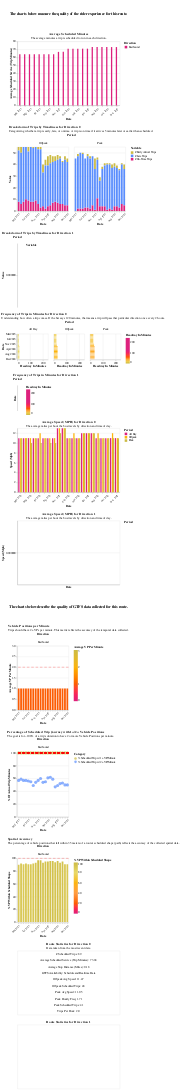

The notebook cell saved with this chart:
### Markdown cell above
## Detailed Route Overview

### Code cell
try:
    display(section2.filtered_route(sched_vp_df))
except:
    display(Markdown(f"""{organization_name} only has schedule data."""))

### Figure 1 — Vega-Lite specification as saved in the notebook (floating-point values rounded to 4 significant figures; data arrays with more than 128 entries replaced by an {"elided": "..."} marker saying what was removed)
{"config": {"view": {"continuousWidth": 300, "continuousHeight": 300}}, "vconcat": [{"data": {"name": "data-45dae5bfca95ef89d2a9fd149ccc533c"}, "mark": {"type": "text", "align": "center", "baseline": "middle", "fontSize": 14, "fontWeight": "bold", "text": "The charts below measure the quality of the rider experience for this route."}, "height": 100, "width": 400}, {"data": {"name": "data-10b952453af1633e66e62e929b80b332"}, "mark": {"type": "bar", "size": 5}, "encoding": {"color": {"field": "Direction", "scale": {"range": ["#dd217d", "#fcb40e", "#ccbb44", "#5b8efd"]}, "title": "Direction", "type": "nominal"}, "tooltip": [{"field": "Period", "type": "nominal"}, {"field": "Route", "type": "nominal"}, {"field": "Date", "type": "temporal"}, {"field": "Direction", "type": "nominal"}, {"field": "Direction", "type": "nominal"}, {"field": "Average Scheduled Service (trip minutes)", "type": "quantitative"}], "x": {"axis": {"format": "%b %Y", "labelAngle": -45}, "field": "Date", "timeUnit": "yearmonthdate", "title": ["Date"], "type": "ordinal"}, "xOffset": {"field": "Direction", "title": "Direction", "type": "nominal"}, "y": {"field": "Average Scheduled Service (trip minutes)", "title": "Average Scheduled Service (Trip Minutes)", "type": "quantitative"}}, "height": 250, "name": "view_11", "title": {"text": ["Average Scheduled Minutes"], "subtitle": ["The average minutes a trip is scheduled to run in each direction."]}, "transform": [{"filter": {"param": "param_4"}}], "width": 400}, {"data": {"name": "data-67de991d413dd5b6a05bf3e141b83a79"}, "facet": {"column": {"field": "Period", "type": "nominal"}}, "spec": {"mark": {"type": "bar", "clip": true, "size": 7}, "encoding": {"color": {"field": "variable", "scale": {"range": ["#ccbb44", "#5b8efd", "#dd217d"]}, "title": "Variable", "type": "nominal"}, "tooltip": [{"field": "Period", "type": "nominal"}, {"field": "Route", "type": "nominal"}, {"field": "Date", "type": "temporal"}, {"field": "Direction", "type": "nominal"}, {"field": "value", "type": "quantitative"}, {"field": "variable", "type": "nominal"}], "x": {"axis": {"format": "%b %Y", "labelAngle": -45}, "field": "Date", "timeUnit": "yearmonthdate", "title": ["Date"], "type": "ordinal"}, "y": {"field": "value", "scale": {"domain": [0, 55]}, "title": "Value", "type": "quantitative"}}, "height": 250, "name": "view_4", "width": 200}, "title": {"text": "Breakdown of Trips by Timeliness for Direction 0", "subtitle": "Categorizing whether a trip is early, late, or ontime. A trip is on time if it arrives 5 minutes later or earlier than scheduled."}, "transform": [{"filter": {"param": "param_4"}}]}, {"data": {"name": "data-4f53cda18c2baa0c0354bb5f9a3ecbe5"}, "facet": {"column": {"field": "Period", "type": "nominal"}}, "spec": {"mark": {"type": "bar", "clip": true, "size": 7}, "encoding": {"color": {"field": "variable", "scale": {"range": ["#ccbb44", "#5b8efd", "#dd217d"]}, "title": "Variable", "type": "nominal"}, "tooltip": [{"field": "Period", "type": "nominal"}, {"field": "Route", "type": "nominal"}, {"field": "Date", "type": "temporal"}, {"field": "Direction", "type": "nominal"}, {"field": "value", "type": "quantitative"}, {"field": "variable", "type": "nominal"}], "x": {"axis": {"format": "%b %Y", "labelAngle": -45}, "field": "Date", "timeUnit": "yearmonthdate", "title": ["Date"], "type": "ordinal"}, "y": {"field": "value", "scale": {"domain": [0, NaN]}, "title": "Value", "type": "quantitative"}}, "height": 250, "name": "view_5", "width": 200}, "title": {"text": "Breakdown of Trips by Timeliness for Direction 1", "subtitle": ""}, "transform": [{"filter": {"param": "param_4"}}]}, {"data": {"name": "data-4811960ea6912c426a8e7a685e3b3cb8"}, "facet": {"column": {"field": "Period", "type": "nominal"}}, "spec": {"mark": {"type": "bar", "clip": true, "size": 3}, "encoding": {"color": {"field": "headway_in_minutes", "scale": {"domain": [0, 15, 30, 45, 60, 120, 180, 240], "range": ["#ccbb44", "#e9d868", "#fcb40e", "#ff9c42", "#fc5c04", "#dd217d", "#dd217d", "#dd217d"]}, "title": "Headway In Minutes", "type": "quantitative"}, "tooltip": [{"field": "Date", "type": "temporal"}, {"field": "Route", "type": "nominal"}, {"field": "Headway in Minutes", "type": "nominal"}, {"field": "Period", "type": "nominal"}, {"field": "Direction", "type": "nominal"}], "x": {"field": "headway_in_minutes", "scale": {"domain": [0, 240]}, "title": "Headway In Minutes", "type": "quantitative"}, "y": {"axis": {"format": "%b %Y"}, "field": "Date", "timeUnit": "yearmonthdate", "title": ["Date"], "type": "ordinal"}}, "height": 100, "name": "view_6", "width": 120}, "title": {"text": "Frequency of Trips in Minutes for Direction 0", "subtitle": "Understanding how often a trip comes. If the bar says 120 minutes, that means a trip will pass that particular direction once every 2 hours."}, "transform": [{"filter": {"param": "param_4"}}]}, {"data": {"name": "data-4f53cda18c2baa0c0354bb5f9a3ecbe5"}, "facet": {"column": {"field": "Period", "type": "nominal"}}, "spec": {"mark": {"type": "bar", "clip": true, "size": 3}, "encoding": {"color": {"field": "headway_in_minutes", "scale": {"domain": [0, 15, 30, 45, 60, 120, 180, 240], "range": ["#ccbb44", "#e9d868", "#fcb40e", "#ff9c42", "#fc5c04", "#dd217d", "#dd217d", "#dd217d"]}, "title": "Headway In Minutes", "type": "quantitative"}, "tooltip": [{"field": "Date", "type": "temporal"}, {"field": "Route", "type": "nominal"}, {"field": "Headway in Minutes", "type": "nominal"}, {"field": "Period", "type": "nominal"}, {"field": "Direction", "type": "nominal"}], "x": {"field": "headway_in_minutes", "scale": {"domain": [0, 240]}, "title": "Headway In Minutes", "type": "quantitative"}, "y": {"axis": {"format": "%b %Y"}, "field": "Date", "timeUnit": "yearmonthdate", "title": ["Date"], "type": "ordinal"}}, "height": 100, "name": "view_7", "width": 120}, "title": {"text": "Frequency of Trips in Minutes for Direction 1", "subtitle": ""}, "transform": [{"filter": {"param": "param_4"}}]}, {"data": {"name": "data-5430719adbd4a5b848b050a321e4083a"}, "mark": {"type": "bar", "size": 5}, "encoding": {"color": {"field": "Period", "scale": {"range": ["#dd217d", "#fcb40e", "#ccbb44", "#5b8efd"]}, "title": "Period", "type": "nominal"}, "tooltip": [{"field": "Period", "type": "nominal"}, {"field": "Route", "type": "nominal"}, {"field": "Date", "type": "temporal"}, {"field": "Direction", "type": "nominal"}, {"field": "Period", "type": "nominal"}, {"field": "Speed (MPH)", "type": "quantitative"}], "x": {"axis": {"format": "%b %Y", "labelAngle": -45}, "field": "Date", "timeUnit": "yearmonthdate", "title": ["Date"], "type": "ordinal"}, "xOffset": {"field": "Period", "title": "Period", "type": "nominal"}, "y": {"field": "Speed (MPH)", "title": "Speed (Mph)", "type": "quantitative"}}, "height": 250, "name": "view_12", "title": {"text": ["Average Speed (MPH) for Direction 0"], "subtitle": ["The average miles per hour the bus travels by direction and time of day."]}, "transform": [{"filter": {"param": "param_4"}}], "width": 400}, {"data": {"name": "data-4f53cda18c2baa0c0354bb5f9a3ecbe5"}, "mark": {"type": "bar", "size": 5}, "encoding": {"color": {"field": "Period", "scale": {"range": ["#dd217d", "#fcb40e", "#ccbb44", "#5b8efd"]}, "title": "Period", "type": "nominal"}, "tooltip": [{"field": "Period", "type": "nominal"}, {"field": "Route", "type": "nominal"}, {"field": "Date", "type": "temporal"}, {"field": "Direction", "type": "nominal"}, {"field": "Period", "type": "nominal"}, {"field": "Speed (MPH)", "type": "quantitative"}], "x": {"axis": {"format": "%b %Y", "labelAngle": -45}, "field": "Date", "timeUnit": "yearmonthdate", "title": ["Date"], "type": "ordinal"}, "xOffset": {"field": "Period", "title": "Period", "type": "nominal"}, "y": {"field": "Speed (MPH)", "title": "Speed (Mph)", "type": "quantitative"}}, "height": 250, "name": "view_13", "title": {"text": ["Average Speed (MPH) for Direction 1"], "subtitle": ["The average miles per hour the bus travels by direction and time of day."]}, "transform": [{"filter": {"param": "param_4"}}], "width": 400}, {"data": {"name": "data-45dae5bfca95ef89d2a9fd149ccc533c"}, "mark": {"type": "text", "align": "center", "baseline": "middle", "fontSize": 14, "fontWeight": "bold", "text": "The charts below describe the quality of GTFS data collected for this route."}, "height": 100, "width": 400}, {"data": {"name": "data-10b952453af1633e66e62e929b80b332"}, "facet": {"column": {"field": "Direction", "type": "nominal"}}, "spec": {"layer": [{"mark": {"type": "bar", "clip": true, "size": 7}, "encoding": {"color": {"field": "Average VP per Minute", "scale": {"domain": [0, 1, 2, 3], "range": ["#dd217d", "#fc5c04", "#fcb40e", "#ccbb44"]}, "title": "Average VP Per Minute", "type": "quantitative"}, "tooltip": [{"field": "Period", "type": "nominal"}, {"field": "Route", "type": "nominal"}, {"field": "Date", "type": "temporal"}, {"field": "Direction", "type": "nominal"}, {"field": "Average VP per Minute", "type": "quantitative"}], "x": {"axis": {"format": "%b %Y", "labelAngle": -45}, "field": "Date", "timeUnit": "yearmonthdate", "title": ["Date"], "type": "ordinal"}, "y": {"field": "Average VP per Minute", "scale": {"domain": [0, 3]}, "title": "Average VP Per Minute", "type": "quantitative"}}, "name": "view_8"}, {"mark": {"type": "rule", "color": "red", "strokeDash": [10, 7]}, "encoding": {"y": {"aggregate": "mean", "field": "ruler_for_vp_per_min", "type": "quantitative"}}}], "height": 250, "width": 200}, "title": {"text": "Vehicle Positions per Minute", "subtitle": ["Trips should have 2+ VPs per minute. This metric reflects the accuracy of the temporal data collected."]}, "transform": [{"filter": {"param": "param_4"}}]}, {"data": {"name": "data-73cfdfa44913bf1aad5b4f1929367683"}, "facet": {"column": {"field": "Direction", "title": "Direction", "type": "nominal"}}, "spec": {"layer": [{"mark": {"type": "circle", "size": 150}, "encoding": {"color": {"field": "Category", "scale": {"range": ["#ccbb44", "#5b8efd", "#dd217d"]}, "title": "Category", "type": "nominal"}, "tooltip": [{"field": "Period", "type": "nominal"}, {"field": "Route", "type": "nominal"}, {"field": "Date", "type": "temporal"}, {"field": "Direction", "type": "nominal"}, {"field": "% of Actual Trip Minutes_str", "type": "nominal"}, {"field": "Category", "type": "nominal"}], "x": {"axis": {"format": "%b %Y", "labelAngle": -45}, "field": "Date", "timeUnit": "yearmonthdate", "title": "Date", "type": "ordinal"}, "y": {"field": "% of Actual Trip Minutes", "scale": {"domain": [0, 100]}, "title": "% Of Actual Trip Minutes", "type": "quantitative"}}, "name": "view_9"}, {"mark": {"type": "rule", "color": "red", "strokeDash": [10, 7]}, "encoding": {"y": {"field": "ruler_100_pct", "type": "quantitative"}}}], "height": 250, "width": 200}, "title": {"text": ["Percentage of Scheduled Trip Journey with 1+/2+ Vehicle Positions"], "subtitle": ["The goal is for ~100% of a trip's duration to have 2 or more Vehicle Positions per minute."]}, "transform": [{"filter": {"param": "param_4"}}]}, {"data": {"name": "data-10b952453af1633e66e62e929b80b332"}, "facet": {"column": {"field": "Direction", "type": "nominal"}}, "spec": {"layer": [{"mark": {"type": "bar", "clip": true, "size": 7}, "encoding": {"color": {"field": "% VP within Scheduled Shape", "scale": {"domain": [0, 20, 40, 60, 80, 100], "range": ["#dd217d", "#fc5c04", "#ff9c42", "#fcb40e", "#e9d868", "#ccbb44"]}, "title": "% VP Within Scheduled Shape", "type": "quantitative"}, "tooltip": [{"field": "Period", "type": "nominal"}, {"field": "Route", "type": "nominal"}, {"field": "Date", "type": "temporal"}, {"field": "Direction", "type": "nominal"}, {"field": "% VP within Scheduled Shape", "type": "quantitative"}], "x": {"axis": {"format": "%b %Y", "labelAngle": -45}, "field": "Date", "timeUnit": "yearmonthdate", "title": ["Date"], "type": "ordinal"}, "y": {"field": "% VP within Scheduled Shape", "scale": {"domain": [0, 100]}, "title": "% VP Within Scheduled Shape", "type": "quantitative"}}, "name": "view_10"}, {"mark": {"type": "rule", "color": "red", "strokeDash": [10, 7]}, "encoding": {"y": {"aggregate": "mean", "field": "ruler_100_pct", "type": "quantitative"}}}], "height": 250, "width": 200}, "title": {"text": "Spatial Accuracy", "subtitle": ["The percentage of vehicle positions that fall within 35 meters of a route's scheduled shape (path) reflects the accuracy of the collected spatial data."]}, "transform": [{"filter": {"param": "param_4"}}]}, {"data": {"name": "data-f3fe7c59b64618d14232a3899848aa9d"}, "mark": {"type": "text"}, "encoding": {"text": {"field": "combo_col", "type": "nominal"}, "x": {"axis": null, "field": "Zero", "type": "quantitative"}, "y": {"axis": null, "field": "combo_col", "type": "nominal"}}, "height": 250, "name": "view_14", "title": {"text": "Route Statistics for Direction 0", "subtitle": "Data taken from the most recent date."}, "transform": [{"filter": {"param": "param_4"}}], "width": 400}, {"data": {"name": "data-4f53cda18c2baa0c0354bb5f9a3ecbe5"}, "mark": {"type": "text"}, "encoding": {"text": {"field": "combo_col", "type": "nominal"}, "x": {"axis": null, "field": "Zero", "type": "quantitative"}, "y": {"axis": null, "field": "combo_col", "type": "nominal"}}, "height": 250, "name": "view_15", "title": {"text": "Route Statistics for Direction 1", "subtitle": ""}, "transform": [{"filter": {"param": "param_4"}}], "width": 400}], "params": [{"name": "param_4", "select": {"type": "point", "fields": ["Route"]}, "bind": {"input": "select", "options": [" 10 Whittier Blvd", " 20 San Gabriel", " 30 Garfield Ave", " 40 Beverly Blvd", " 50 Washington Blvd", " 60 Passons Blvd", " 70 Wilcox Ave", " 90 MBL Express"], "name": "Routes: "}, "value": " 10 Whittier Blvd", "views": ["view_11", "view_4", "view_5", "view_6", "view_7", "view_12", "view_13", "view_8", "view_9", "view_10", "view_14", "view_15"]}], "$schema": "https://vega.github.io/schema/vega-lite/v5.17.0.json", "datasets": {"data-45dae5bfca95ef89d2a9fd149ccc533c": [{"schedule_gtfs_dataset_key": "84d3c3507a4c8df851d935b63908bbd5", "dir_0_1": 0.0, "Period": "all_day", "Average Scheduled Service (trip minutes)": 64.62, "Average Stop Distance (miles)": 0.18, "# scheduled trips": 124, "Trips per Hour": 5.17, "is_express": null, "is_rapid": null, "is_rail": null, "is_coverage": null, "is_downtown_local": null, "is_local": null, "Date": "2023-03-15T00:00:00", "Route typology": "downtown_local", "# Minutes with 1+ VP per Minute": 8009, "# Minutes with 2+ VP per Minute": 3949, "Aggregate Actual Service Minutes": 8167.0, "Aggregate Scheduled Service Minutes (all trips)": 6804.0, "# VP": 12304, "# VP within Scheduled Shape": 11088, "# Early Arrival Trips": 7, "# On-Time Trips": 8, "# Late Trips": 89, "# Trips with VP": 104, "Average VP per Minute": 1.51, "% VP within Scheduled Shape": 90.0, "pct_rt_journey_atleast1_vp": 98.0, "pct_rt_journey_atleast2_vp": 48.0, "% Scheduled Trip w/ 1+ VP/Minute": 100.0, "% Scheduled Trip w/ 2+ VP/Minute": 58.0, "Realtime versus Scheduled Service Ratio": 1.2, "Average Actual Service (Trip Minutes)": 78.53, "schedule_source_record_id_x": "rechdEqQZPbtkQguY", "GTFS Availability": "schedule_and_vp", "Speed (MPH)": 11.63, "Transit Operator": "Montebello Schedule", "route_long_name": "10 Whittier Blvd", "route_short_name": "", "Route": " 10 Whittier Blvd", "Route ID": "10", "schedule_source_record_id_y": "rechdEqQZPbtkQguY", "Base64 Encoded Feed URL": "aHR0cHM6Ly9tYmwucmlkZXJhbGVydHMuY29tL2luZm9wb2ludC9ndGZzLXppcC5hc2h4", "Organization ID": "recohwwty1Jn4lnsb", "Organization": "City of Montebello", "District": "07 - Los Angeles", "Direction": "Eastbound", "ruler_100_pct": 100, "ruler_for_vp_per_min": 2, "headway_in_minutes": 11.61}], "data-10b952453af1633e66e62e929b80b332": {"elided": "168 records"}, "data-67de991d413dd5b6a05bf3e141b83a79": {"elided": "1008 records"}, "data-4f53cda18c2baa0c0354bb5f9a3ecbe5": [], "data-4811960ea6912c426a8e7a685e3b3cb8": {"elided": "504 records"}, "data-5430719adbd4a5b848b050a321e4083a": {"elided": "504 records"}, "data-73cfdfa44913bf1aad5b4f1929367683": {"elided": "336 records"}, "data-f3fe7c59b64618d14232a3899848aa9d": [{"Route": " 10 Whittier Blvd", "Direction": "Eastbound", "variable": "Average Scheduled Service (Trip Minutes)", "value": 73.94, "Zero": 0, "combo_col": "Average Scheduled Service (Trip Minutes): 73.94"}, {"Route": " 20 San Gabriel", "Direction": "Northbound", "variable": "Average Scheduled Service (Trip Minutes)", "value": 60.89, "Zero": 0, "combo_col": "Average Scheduled Service (Trip Minutes): 60.89"}, {"Route": " 30 Garfield Ave", "Direction": "Northbound", "variable": "Average Scheduled Service (Trip Minutes)", "value": 55.23, "Zero": 0, "combo_col": "Average Scheduled Service (Trip Minutes): 55.23"}, {"Route": " 40 Beverly Blvd", "Direction": "Eastbound", "variable": "Average Scheduled Service (Trip Minutes)", "value": 66.29, "Zero": 0, "combo_col": "Average Scheduled Service (Trip Minutes): 66.29"}, {"Route": " 50 Washington Blvd", "Direction": "Westbound", "variable": "Average Scheduled Service (Trip Minutes)", "value": 107.3, "Zero": 0, "combo_col": "Average Scheduled Service (Trip Minutes): 107.33"}, {"Route": " 60 Passons Blvd", "Direction": "Northbound", "variable": "Average Scheduled Service (Trip Minutes)", "value": 31.92, "Zero": 0, "combo_col": "Average Scheduled Service (Trip Minutes): 31.92"}, {"Route": " 70 Wilcox Ave", "Direction": "Southbound", "variable": "Average Scheduled Service (Trip Minutes)", "value": 37.95, "Zero": 0, "combo_col": "Average Scheduled Service (Trip Minutes): 37.95"}, {"Route": " 90 MBL Express", "Direction": "Westbound", "variable": "Average Scheduled Service (Trip Minutes)", "value": 45.44, "Zero": 0, "combo_col": "Average Scheduled Service (Trip Minutes): 45.44"}, {"Route": " 10 Whittier Blvd", "Direction": "Eastbound", "variable": "Average Stop Distance (Miles)", "value": 0.18, "Zero": 0, "combo_col": "Average Stop Distance (Miles): 0.18"}, {"Route": " 20 San Gabriel", "Direction": "Northbound", "variable": "Average Stop Distance (Miles)", "value": 0.18, "Zero": 0, "combo_col": "Average Stop Distance (Miles): 0.18"}, {"Route": " 30 Garfield Ave", "Direction": "Northbound", "variable": "Average Stop Distance (Miles)", "value": 0.19, "Zero": 0, "combo_col": "Average Stop Distance (Miles): 0.19"}, {"Route": " 40 Beverly Blvd", "Direction": "Eastbound", "variable": "Average Stop Distance (Miles)", "value": 0.17, "Zero": 0, "combo_col": "Average Stop Distance (Miles): 0.17"}, {"Route": " 50 Washington Blvd", "Direction": "Westbound", "variable": "Average Stop Distance (Miles)", "value": 0.21, "Zero": 0, "combo_col": "Average Stop Distance (Miles): 0.21"}, {"Route": " 60 Passons Blvd", "Direction": "Northbound", "variable": "Average Stop Distance (Miles)", "value": 0.19, "Zero": 0, "combo_col": "Average Stop Distance (Miles): 0.19"}, {"Route": " 70 Wilcox Ave", "Direction": "Southbound", "variable": "Average Stop Distance (Miles)", "value": 0.23, "Zero": 0, "combo_col": "Average Stop Distance (Miles): 0.23"}, {"Route": " 90 MBL Express", "Direction": "Westbound", "variable": "Average Stop Distance (Miles)", "value": 0.25, "Zero": 0, "combo_col": "Average Stop Distance (Miles): 0.25"}, {"Route": " 10 Whittier Blvd", "Direction": "Eastbound", "variable": "# Scheduled Trips", "value": 89, "Zero": 0, "combo_col": "# Scheduled Trips: 89"}, {"Route": " 20 San Gabriel", "Direction": "Northbound", "variable": "# Scheduled Trips", "value": 46, "Zero": 0, "combo_col": "# Scheduled Trips: 46"}, {"Route": " 30 Garfield Ave", "Direction": "Northbound", "variable": "# Scheduled Trips", "value": 39, "Zero": 0, "combo_col": "# Scheduled Trips: 39"}, {"Route": " 40 Beverly Blvd", "Direction": "Eastbound", "variable": "# Scheduled Trips", "value": 83, "Zero": 0, "combo_col": "# Scheduled Trips: 83"}, {"Route": " 50 Washington Blvd", "Direction": "Westbound", "variable": "# Scheduled Trips", "value": 49, "Zero": 0, "combo_col": "# Scheduled Trips: 49"}, {"Route": " 60 Passons Blvd", "Direction": "Northbound", "variable": "# Scheduled Trips", "value": 12, "Zero": 0, "combo_col": "# Scheduled Trips: 12"}, {"Route": " 70 Wilcox Ave", "Direction": "Southbound", "variable": "# Scheduled Trips", "value": 20, "Zero": 0, "combo_col": "# Scheduled Trips: 20"}, {"Route": " 90 MBL Express", "Direction": "Westbound", "variable": "# Scheduled Trips", "value": 9, "Zero": 0, "combo_col": "# Scheduled Trips: 9"}, {"Route": " 10 Whittier Blvd", "Direction": "Eastbound", "variable": "Gtfs Availability", "value": "schedule_and_vp", "Zero": 0, "combo_col": "GTFS Availability: Schedule and Realtime Data"}, {"Route": " 20 San Gabriel", "Direction": "Northbound", "variable": "Gtfs Availability", "value": "schedule_and_vp", "Zero": 0, "combo_col": "GTFS Availability: Schedule and Realtime Data"}, {"Route": " 30 Garfield Ave", "Direction": "Northbound", "variable": "Gtfs Availability", "value": "schedule_and_vp", "Zero": 0, "combo_col": "GTFS Availability: Schedule and Realtime Data"}, {"Route": " 40 Beverly Blvd", "Direction": "Eastbound", "variable": "Gtfs Availability", "value": "schedule_and_vp", "Zero": 0, "combo_col": "GTFS Availability: Schedule and Realtime Data"}, {"Route": " 50 Washington Blvd", "Direction": "Westbound", "variable": "Gtfs Availability", "value": "schedule_and_vp", "Zero": 0, "combo_col": "GTFS Availability: Schedule and Realtime Data"}, {"Route": " 60 Passons Blvd", "Direction": "Northbound", "variable": "Gtfs Availability", "value": "schedule_and_vp", "Zero": 0, "combo_col": "GTFS Availability: Schedule and Realtime Data"}, {"Route": " 70 Wilcox Ave", "Direction": "Southbound", "variable": "Gtfs Availability", "value": "schedule_and_vp", "Zero": 0, "combo_col": "GTFS Availability: Schedule and Realtime Data"}, {"Route": " 90 MBL Express", "Direction": "Westbound", "variable": "Gtfs Availability", "value": "schedule_and_vp", "Zero": 0, "combo_col": "GTFS Availability: Schedule and Realtime Data"}, {"Route": " 10 Whittier Blvd", "Direction": "Eastbound", "variable": "Peak Avg Speed", "value": 11.05, "Zero": 0, "combo_col": "Peak Avg Speed: 11.05"}, {"Route": " 20 San Gabriel", "Direction": "Northbound", "variable": "Peak Avg Speed", "value": 13.42, "Zero": 0, "combo_col": "Peak Avg Speed: 13.42"}, {"Route": " 30 Garfield Ave", "Direction": "Northbound", "variable": "Peak Avg Speed", "value": 11.48, "Zero": 0, "combo_col": "Peak Avg Speed: 11.48"}, {"Route": " 40 Beverly Blvd", "Direction": "Eastbound", "variable": "Peak Avg Speed", "value": 10.75, "Zero": 0, "combo_col": "Peak Avg Speed: 10.75"}, {"Route": " 50 Washington Blvd", "Direction": "Westbound", "variable": "Peak Avg Speed", "value": 12.28, "Zero": 0, "combo_col": "Peak Avg Speed: 12.28"}, {"Route": " 60 Passons Blvd", "Direction": "Northbound", "variable": "Peak Avg Speed", "value": 7.55, "Zero": 0, "combo_col": "Peak Avg Speed: 7.55"}, {"Route": " 70 Wilcox Ave", "Direction": "Southbound", "variable": "Peak Avg Speed", "value": 10.56, "Zero": 0, "combo_col": "Peak Avg Speed: 10.56"}, {"Route": " 90 MBL Express", "Direction": "Westbound", "variable": "Peak Avg Speed", "value": 16.29, "Zero": 0, "combo_col": "Peak Avg Speed: 16.29"}, {"Route": " 10 Whittier Blvd", "Direction": "Eastbound", "variable": "Peak Scheduled Trips", "value": 41, "Zero": 0, "combo_col": "Peak Scheduled Trips: 41"}, {"Route": " 20 San Gabriel", "Direction": "Northbound", "variable": "Peak Scheduled Trips", "value": 22, "Zero": 0, "combo_col": "Peak Scheduled Trips: 22"}, {"Route": " 30 Garfield Ave", "Direction": "Northbound", "variable": "Peak Scheduled Trips", "value": 16, "Zero": 0, "combo_col": "Peak Scheduled Trips: 16"}, {"Route": " 40 Beverly Blvd", "Direction": "Eastbound", "variable": "Peak Scheduled Trips", "value": 38, "Zero": 0, "combo_col": "Peak Scheduled Trips: 38"}, {"Route": " 50 Washington Blvd", "Direction": "Westbound", "variable": "Peak Scheduled Trips", "value": 21, "Zero": 0, "combo_col": "Peak Scheduled Trips: 21"}, {"Route": " 60 Passons Blvd", "Direction": "Northbound", "variable": "Peak Scheduled Trips", "value": 5, "Zero": 0, "combo_col": "Peak Scheduled Trips: 5"}, {"Route": " 70 Wilcox Ave", "Direction": "Southbound", "variable": "Peak Scheduled Trips", "value": 10, "Zero": 0, "combo_col": "Peak Scheduled Trips: 10"}, {"Route": " 90 MBL Express", "Direction": "Westbound", "variable": "Peak Scheduled Trips", "value": 6, "Zero": 0, "combo_col": "Peak Scheduled Trips: 6"}, {"Route": " 10 Whittier Blvd", "Direction": "Eastbound", "variable": "Peak Hourly Freq", "value": 1.71, "Zero": 0, "combo_col": "Peak Hourly Freq: 1.71"}, {"Route": " 20 San Gabriel", "Direction": "Northbound", "variable": "Peak Hourly Freq", "value": 0.92, "Zero": 0, "combo_col": "Peak Hourly Freq: 0.92"}, {"Route": " 30 Garfield Ave", "Direction": "Northbound", "variable": "Peak Hourly Freq", "value": 0.67, "Zero": 0, "combo_col": "Peak Hourly Freq: 0.67"}, {"Route": " 40 Beverly Blvd", "Direction": "Eastbound", "variable": "Peak Hourly Freq", "value": 1.58, "Zero": 0, "combo_col": "Peak Hourly Freq: 1.58"}, {"Route": " 50 Washington Blvd", "Direction": "Westbound", "variable": "Peak Hourly Freq", "value": 0.88, "Zero": 0, "combo_col": "Peak Hourly Freq: 0.88"}, {"Route": " 60 Passons Blvd", "Direction": "Northbound", "variable": "Peak Hourly Freq", "value": 0.21, "Zero": 0, "combo_col": "Peak Hourly Freq: 0.21"}, {"Route": " 70 Wilcox Ave", "Direction": "Southbound", "variable": "Peak Hourly Freq", "value": 0.42, "Zero": 0, "combo_col": "Peak Hourly Freq: 0.42"}, {"Route": " 90 MBL Express", "Direction": "Westbound", "variable": "Peak Hourly Freq", "value": 0.25, "Zero": 0, "combo_col": "Peak Hourly Freq: 0.25"}, {"Route": " 10 Whittier Blvd", "Direction": "Eastbound", "variable": "Offpeak Avg Speed", "value": 11.47, "Zero": 0, "combo_col": "Offpeak Avg Speed: 11.47"}, {"Route": " 20 San Gabriel", "Direction": "Northbound", "variable": "Offpeak Avg Speed", "value": 14.56, "Zero": 0, "combo_col": "Offpeak Avg Speed: 14.56"}, {"Route": " 30 Garfield Ave", "Direction": "Northbound", "variable": "Offpeak Avg Speed", "value": 12.84, "Zero": 0, "combo_col": "Offpeak Avg Speed: 12.84"}, {"Route": " 40 Beverly Blvd", "Direction": "Eastbound", "variable": "Offpeak Avg Speed", "value": 11.51, "Zero": 0, "combo_col": "Offpeak Avg Speed: 11.51"}, {"Route": " 50 Washington Blvd", "Direction": "Westbound", "variable": "Offpeak Avg Speed", "value": 12.78, "Zero": 0, "combo_col": "Offpeak Avg Speed: 12.78"}, {"Route": " 60 Passons Blvd", "Direction": "Northbound", "variable": "Offpeak Avg Speed", "value": 13.52, "Zero": 0, "combo_col": "Offpeak Avg Speed: 13.52"}, {"Route": " 70 Wilcox Ave", "Direction": "Southbound", "variable": "Offpeak Avg Speed", "value": 14.94, "Zero": 0, "combo_col": "Offpeak Avg Speed: 14.94"}, {"Route": " 90 MBL Express", "Direction": "Westbound", "variable": "Offpeak Avg Speed", "value": 16.13, "Zero": 0, "combo_col": "Offpeak Avg Speed: 16.13"}, {"Route": " 10 Whittier Blvd", "Direction": "Eastbound", "variable": "Offpeak Scheduled Trips", "value": 48, "Zero": 0, "combo_col": "Offpeak Scheduled Trips: 48"}, {"Route": " 20 San Gabriel", "Direction": "Northbound", "variable": "Offpeak Scheduled Trips", "value": 24, "Zero": 0, "combo_col": "Offpeak Scheduled Trips: 24"}, {"Route": " 30 Garfield Ave", "Direction": "Northbound", "variable": "Offpeak Scheduled Trips", "value": 23, "Zero": 0, "combo_col": "Offpeak Scheduled Trips: 23"}, {"Route": " 40 Beverly Blvd", "Direction": "Eastbound", "variable": "Offpeak Scheduled Trips", "value": 45, "Zero": 0, "combo_col": "Offpeak Scheduled Trips: 45"}, {"Route": " 50 Washington Blvd", "Direction": "Westbound", "variable": "Offpeak Scheduled Trips", "value": 28, "Zero": 0, "combo_col": "Offpeak Scheduled Trips: 28"}, {"Route": " 60 Passons Blvd", "Direction": "Northbound", "variable": "Offpeak Scheduled Trips", "value": 7, "Zero": 0, "combo_col": "Offpeak Scheduled Trips: 7"}, {"Route": " 70 Wilcox Ave", "Direction": "Southbound", "variable": "Offpeak Scheduled Trips", "value": 10, "Zero": 0, "combo_col": "Offpeak Scheduled Trips: 10"}, {"Route": " 90 MBL Express", "Direction": "Westbound", "variable": "Offpeak Scheduled Trips", "value": 3, "Zero": 0, "combo_col": "Offpeak Scheduled Trips: 3"}, {"Route": " 10 Whittier Blvd", "Direction": "Eastbound", "variable": "Trips Per Hour", "value": 2.0, "Zero": 0, "combo_col": "Trips Per Hour: 2.0"}, {"Route": " 20 San Gabriel", "Direction": "Northbound", "variable": "Trips Per Hour", "value": 1.0, "Zero": 0, "combo_col": "Trips Per Hour: 1.0"}, {"Route": " 30 Garfield Ave", "Direction": "Northbound", "variable": "Trips Per Hour", "value": 0.96, "Zero": 0, "combo_col": "Trips Per Hour: 0.96"}, {"Route": " 40 Beverly Blvd", "Direction": "Eastbound", "variable": "Trips Per Hour", "value": 1.88, "Zero": 0, "combo_col": "Trips Per Hour: 1.88"}, {"Route": " 50 Washington Blvd", "Direction": "Westbound", "variable": "Trips Per Hour", "value": 1.17, "Zero": 0, "combo_col": "Trips Per Hour: 1.17"}, {"Route": " 60 Passons Blvd", "Direction": "Northbound", "variable": "Trips Per Hour", "value": 0.29, "Zero": 0, "combo_col": "Trips Per Hour: 0.29"}, {"Route": " 70 Wilcox Ave", "Direction": "Southbound", "variable": "Trips Per Hour", "value": 0.42, "Zero": 0, "combo_col": "Trips Per Hour: 0.42"}, {"Route": " 90 MBL Express", "Direction": "Westbound", "variable": "Trips Per Hour", "value": 0.12, "Zero": 0, "combo_col": "Trips Per Hour: 0.12"}]}}
